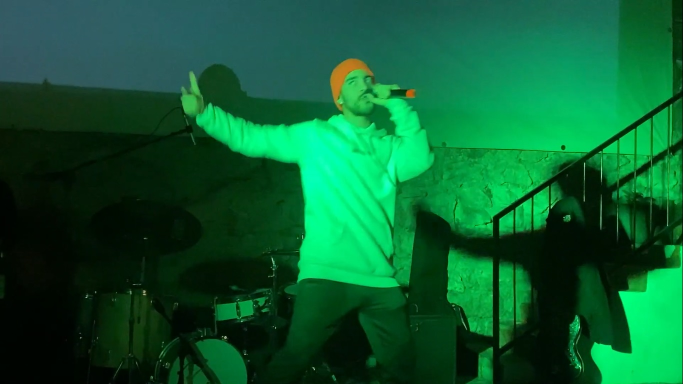
#> input picture projects/example_project/ecstasy00.jpg, 1366 x 768 px (shown at 1/2 size)
$ python wave_image_to_spectogram.py ../../projects/example_project/ecstasy00.jpg out.png   (older library calls are emulated)
#> lines starting #> are read from the running program, lines starting #| are printed output that depends on the picture
import wave, struct, math # To calculate the WAV file content
import numpy as np # To handle matrices
from PIL import Image # To open the input image and convert it to grayscale

import scipy.ndimage # To resample using nearest neighbour

'''
    Loads a picture, converts it to greyscale, then to numpy array, normalise it so that the max value is 1
    the min is 0, increase the contrast a bit, remove every pixel which intensity is lower that 0.5,
    then resize the picture using nearest neighbour resampling and outputs the numpy matrix.

    FYI: imgArr[0,0] is the top left corner of the image, cheers matrix indexing

    Returns: the resized image as a high contrast, normalised between 0 and 1, numpy matrix
'''
def loadPicture(size, file, contrast=True, highpass=False, verbose=1):
#> called with size = (55, 220500), contrast = False, highpass = False, verbose = False
    img = Image.open(file)
#> img is the input picture: PIL image 1366x768 RGB; mean R, G, B 10.7, 92.9, 48.4
    img = img.convert("L")
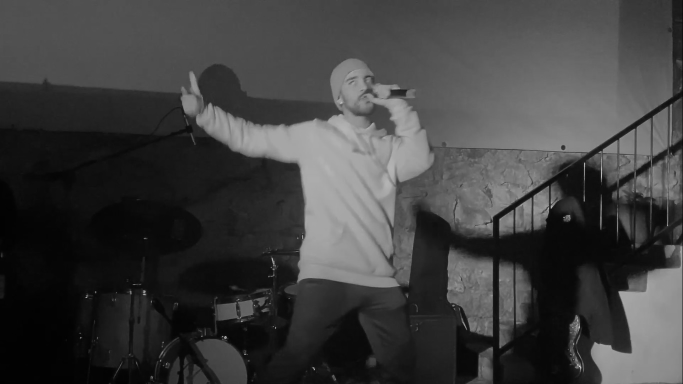
#> img: PIL image 1366x768 L (shown at 1/2 size); min 1, max 233, mean 63.3
    #img = img.resize(size) # DO NOT DO THAT OR THE PC WILL CRASH

    imgArr = np.array(img)
    imgArr = np.flip(imgArr, axis=0)
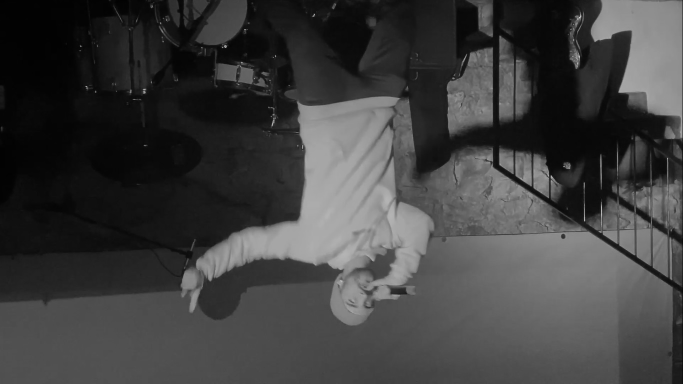
#> imgArr: shape (768, 1366) (shown at 1/2 size); min 1, max 233, mean 63.3
    if verbose:
        print("Image original size: ", imgArr.shape)

    # Increase the contrast of the image
    if contrast:
        imgArr = 1/(imgArr+10**15.2) # Now only god knows how this works but it does
    else:
        imgArr = 1 - imgArr
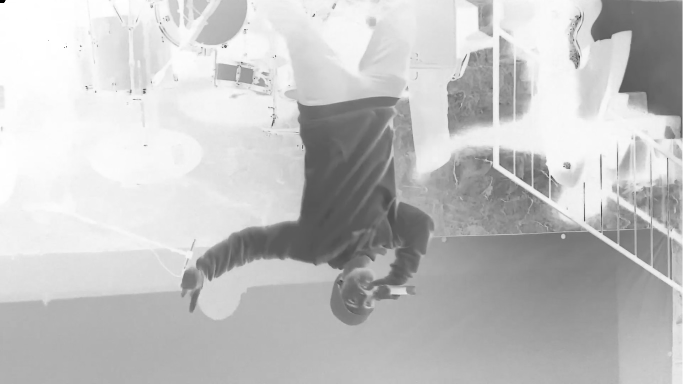
#> imgArr: shape (768, 1366) (shown at 1/2 size); min 0, max 255, mean 193.7
    # Scale between 0 and 1
    imgArr -= np.min(imgArr)
    imgArr = imgArr/np.max(imgArr)
    # Remove low pixel values (highpass filter)
    if highpass:
        removeLowValues = np.vectorize(lambda x: x if x > 0.5 else 0, otypes=[np.float])
        imgArr = removeLowValues(imgArr)

    if size[0] == 0:
        size = imgArr.shape[0], size[1]
    if size[1] == 0:
        size = size[0], imgArr.shape[1]
    resamplingFactor = size[0]/imgArr.shape[0], size[1]/imgArr.shape[1]
#> resamplingFactor = (0.0716, 161.4)
    if resamplingFactor[0] == 0:
        resamplingFactor = 1, resamplingFactor[1]
    if resamplingFactor[1] == 0:
        resamplingFactor = resamplingFactor[0], 1

    # Order : 0=nearestNeighbour, 1:bilinear, 2:cubic etc...
    imgArr = scipy.ndimage.zoom(imgArr, resamplingFactor, order=0)

    if verbose:
        print("Resampling factor", resamplingFactor)
        print("Image resized :", imgArr.shape)
        print("Max intensity: ", np.max(imgArr))
        print("Min intensity: ", np.min(imgArr))
    return imgArr

def genSoundFromImage(file, output="sound.wav", duration=5.0, sampleRate=44100.0, intensityFactor=1, min_freq=0, max_freq=22000, invert=False, contrast=True, highpass=True, verbose=False):
    wavef = wave.open(output,'w')
    wavef.setnchannels(1) # mono
    wavef.setsampwidth(2)
    wavef.setframerate(sampleRate)

    max_frame = int(duration * sampleRate)
    max_intensity = 32767 # Defined by WAV

    stepSize = 400 # Hz, each pixel's portion of the spectrum
    steppingSpectrum = int((max_freq-min_freq)/stepSize)

    imgMat = loadPicture(size=(steppingSpectrum, max_frame), file=file, contrast=contrast, highpass=highpass, verbose=verbose)
    if invert:
        imgMat = 1 - imgMat
    imgMat *= intensityFactor # To lower/increase the image overall intensity
    imgMat *= max_intensity # To scale it to max WAV audio intensity
    if verbose:
        print("Input: ", file)
        print("Duration (in seconds): ", duration)
        print("Sample rate: ", sampleRate)
        print("Computing each soundframe sum value..")
    for frame in range(max_frame):
        if frame % 60 == 0: # Only print once in a while
            print("Progress: ==> {:.2%}".format(frame/max_frame), end="\r")
        signalValue, count = 0, 0
        for step in range(steppingSpectrum):
            intensity = imgMat[step, frame]
            if intensity < 0.1*intensityFactor:
                continue
            # nextFreq is less than currentFreq
            currentFreq = (step * stepSize) + min_freq
            nextFreq = ((step+1) * stepSize) + min_freq
            if nextFreq - min_freq > max_freq: # If we're at the end of the spectrum
                nextFreq = max_freq
            for freq in range(currentFreq, nextFreq, 1000): # substep of 1000 Hz is good
                signalValue += intensity*math.cos(freq * 2 * math.pi * float(frame) / float(sampleRate))
                count += 1
        if count == 0: count = 1
        signalValue /= count

        data = struct.pack('<h', int(signalValue))
        wavef.writeframesraw( data )

    wavef.writeframes(''.encode())
    wavef.close()
    print("\nProgress: ==> 100%")
    if verbose:
        print("Output: ", output)

import sys
import argparse

def main(argv):
    parser = argparse.ArgumentParser()
    parser.add_argument("inputImage", help="Input image in any PIL supported format (JPG, PNG (with and without alpha), BMP etc...)")
    parser.add_argument("outputFile", help="path where to output the soundfile in WAV format")
    parser.add_argument("-d", "--duration", help="Duration of the sound to output, in whole seconds, default: 5", type=int)
    parser.add_argument("-n", "--minFreq", help="Minimum frequency to use, in Hz, default: 0", type=int)
    parser.add_argument("-x", "--maxFreq", help="Maximum frequency to use, in Hz, default: 22000", type=int)
    parser.add_argument("-s", "--samplerate", help="Sample rate of the sound to output, in Hertz, default: 44100", type=int)
    parser.add_argument("-if", "--intensityFactor", help="Factory by which multiply the image intensity, in decimal, default: 1.0", type=float)
    parser.add_argument("-i", "--invert", help="Invert the image intensity, resulting in an inverted spectrum", action="store_true")
    parser.add_argument("-c", "--contrast", help="Increases image's contrast before converting it, can enhance the resulting spectrum", action="store_true")
    parser.add_argument("-hi", "--highintensity", help="Cut low intensity pixels, can enhance result", action="store_true")
    parser.add_argument("-v", "--verbose", help="Display verbose", action="store_true")
    args = parser.parse_args()

    img = args.inputImage
    output = args.outputFile
    duration = 5 if not args.duration else args.duration
    min_freq = 0 if not args.minFreq else args.minFreq
    max_freq = 22000 if not args.maxFreq else args.maxFreq
    sampleRate = 44100 if not args.samplerate else args.samplerate
    intensityFactor = 1 if not args.intensityFactor else args.intensityFactor
    invert = args.invert
    contrast = args.contrast
    highpass = args.highintensity # Not a real highpass, but it cuts low intensities...
    verbose = args.verbose

    genSoundFromImage(
            file=img,
            output=output,
            duration=duration,
            sampleRate=sampleRate,
            min_freq=min_freq,
            max_freq=max_freq,
            contrast=contrast,
            invert=invert,
            intensityFactor=intensityFactor,
            highpass=highpass,
            verbose=verbose)

if __name__ == "__main__":
    main(sys.argv[1:])

$ run again, on projects/example_project/happy00.jpg
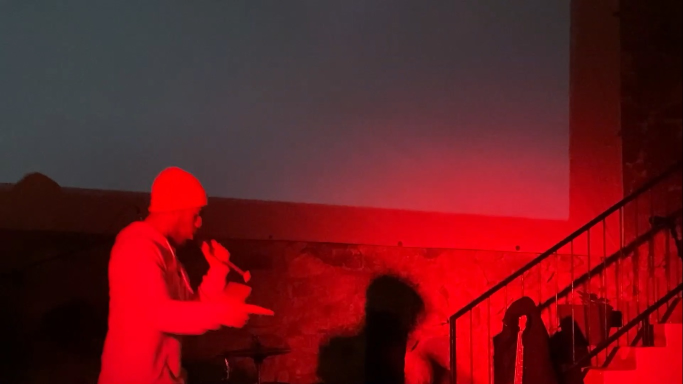
#> input picture projects/example_project/happy00.jpg, 1366 x 768 px (shown at 1/2 size)
#> in loadPicture, img is the input picture: PIL image 1366x768 RGB; mean R, G, B 105.3, 27.9, 32.9
#> in loadPicture, `img = img.convert("L")`:
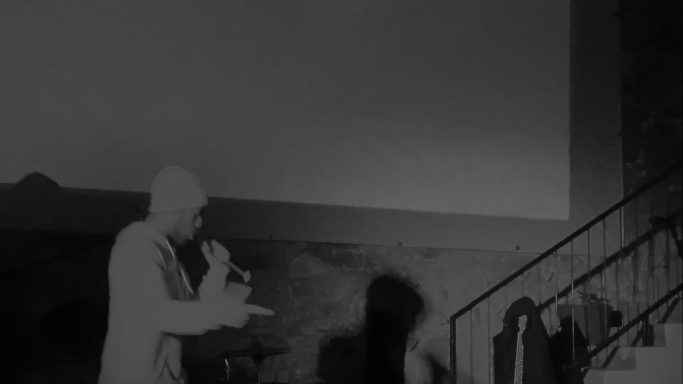
#> img: PIL image 1366x768 L (shown at 1/2 size); min 1, max 145, mean 51.6
#> in loadPicture, `imgArr = 1 - imgArr`:
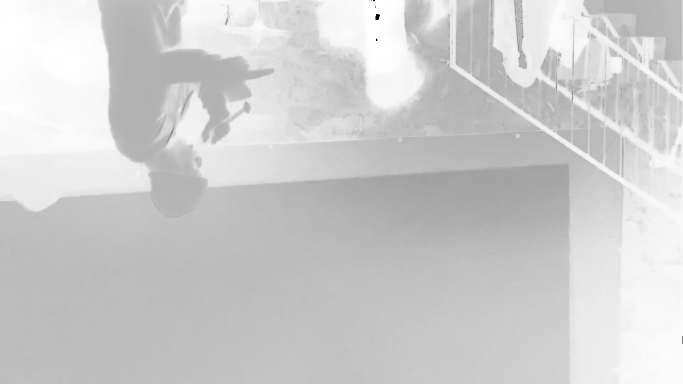
#> imgArr: shape (768, 1366) (shown at 1/2 size); min 0, max 255, mean 205.3

$ run again, on projects/example_project/happy01.jpg
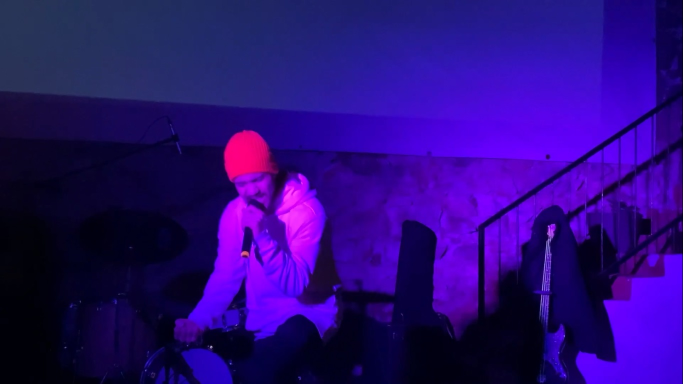
#> input picture projects/example_project/happy01.jpg, 1366 x 768 px (shown at 1/2 size)
#> in loadPicture, img is the input picture: PIL image 1366x768 RGB; mean R, G, B 43.2, 9.5, 120.8
#> in loadPicture, `img = img.convert("L")`:
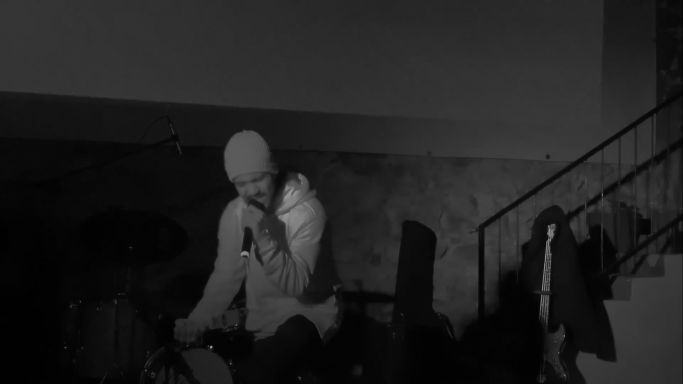
#> img: PIL image 1366x768 L (shown at 1/2 size); min 1, max 196, mean 32.3
#> in loadPicture, `imgArr = 1 - imgArr`:
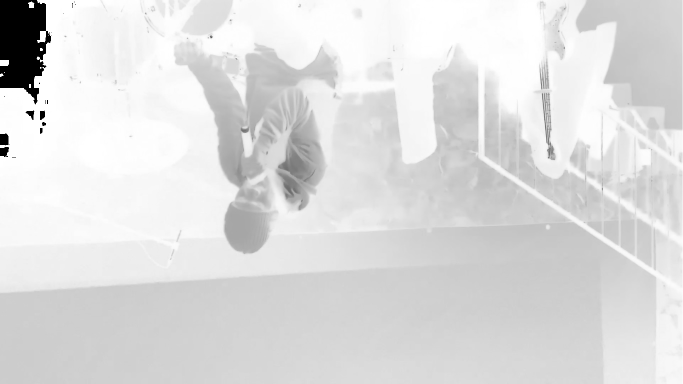
#> imgArr: shape (768, 1366) (shown at 1/2 size); min 0, max 255, mean 220.8

$ run again, on projects/example_project/happy02.jpg
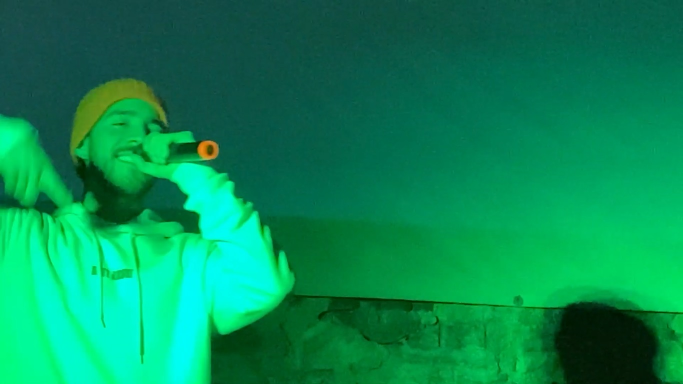
#> input picture projects/example_project/happy02.jpg, 1366 x 768 px (shown at 1/2 size)
#> in loadPicture, img is the input picture: PIL image 1366x768 RGB; mean R, G, B 5.3, 138.9, 85.2
#> in loadPicture, `img = img.convert("L")`:
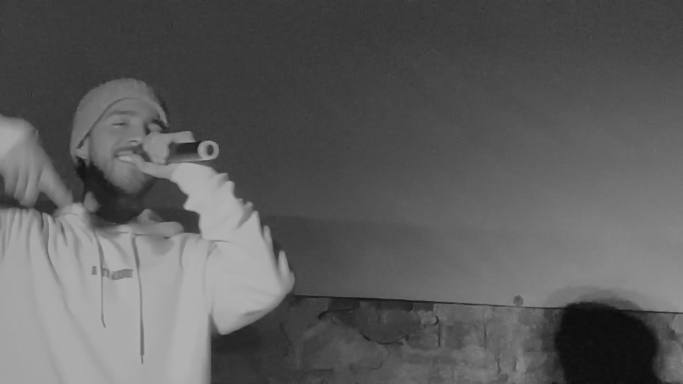
#> img: PIL image 1366x768 L (shown at 1/2 size); min 11, max 179, mean 92.8
#> in loadPicture, `imgArr = imgArr/np.max(imgArr)`:
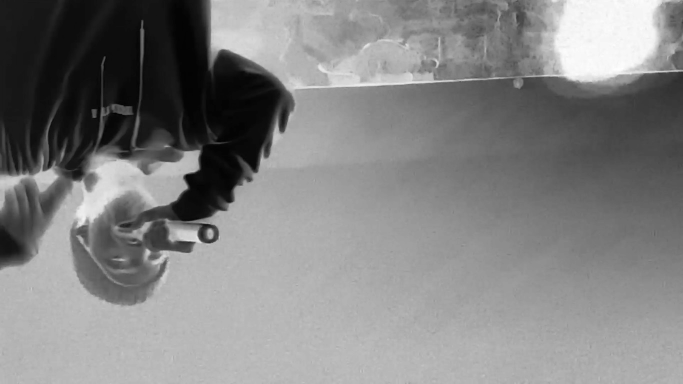
#> imgArr: shape (768, 1366) float64 (shown at 1/2 size); min 0, max 1, mean 0.513
